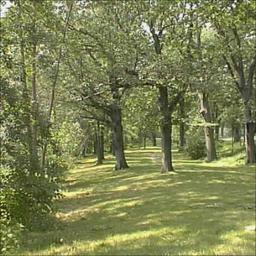
#> input picture 00AllData/Data Image/forest/forest_bost102.jpg, 256 x 256 px; its folder holds only this picture in this run
$ python '#01_ML_FILE.py'
#> lines starting #> are read from the running program, lines starting #| are printed output that depends on the picture; long printed decimals are rounded
#> further down, load_data is the input picture: shape (256, 256, 3); mean B, G, R 82.2, 128.7, 123.5
import numpy as np
import cv2, glob

def split_image(img):
    (r, g, b) = cv2.split(img)
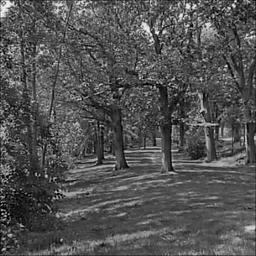
#> r: shape (256, 256); min 0, max 255, mean 82.2
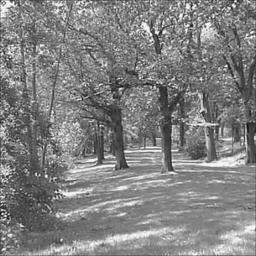
#> g: shape (256, 256); min 12, max 255, mean 128.7
    img_split = [np.mean(r), np.mean(g), np.mean(b),
                np.std(r), np.std(g), np.std(b)]
#> img_split = [82.17, 128.7, 123.5, 33.98, 38.8, 39.32]
    return img_split

path = 'D:/00PyCode/00AllData/Data Image/forest/*.jpg'
for data in glob.glob(path):
    load_data = cv2.imread(data)
    proses = split_image(load_data)
#> proses = [82.17, 128.7, 123.5, 33.98, 38.8, 39.32]
    print(proses)
#| [82.171, 128.703, 123.523, 33.975, 38.800, 39.321]

$ run again, on 00AllData/Data Image/forest/forest_cdmc277.jpg
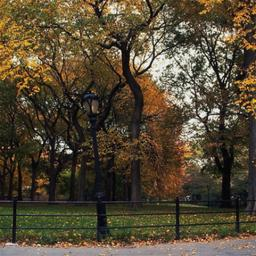
#> input picture 00AllData/Data Image/forest/forest_cdmc277.jpg, 256 x 256 px
#> load_data is the input picture: shape (256, 256, 3); mean B, G, R 52.8, 72.7, 84
#> in split_image, `(r, g, b) = cv2.split(img)`:
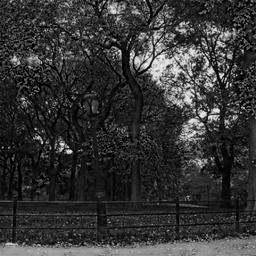
#> r: shape (256, 256); min 0, max 252, mean 52.8
#> in split_image, `(r, g, b) = cv2.split(img)`:
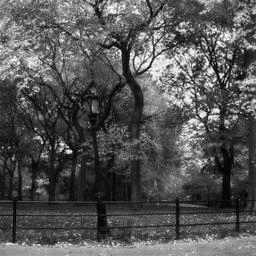
#> b: shape (256, 256); min 0, max 255, mean 84
#> img_split = [52.79, 72.68, 83.96, 45.14, 47.86, 52.18]
#| [52.787, 72.675, 83.956, 45.136, 47.859, 52.185]

$ run again, on 00AllData/Data Image/forest/forest_cdmc282.jpg
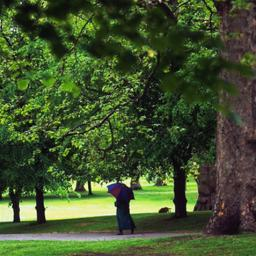
#> input picture 00AllData/Data Image/forest/forest_cdmc282.jpg, 256 x 256 px
#> load_data is the input picture: shape (256, 256, 3); mean B, G, R 45.8, 81.8, 65.6
#> in split_image, `(r, g, b) = cv2.split(img)`:
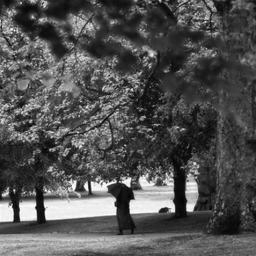
#> g: shape (256, 256); min 0, max 255, mean 81.8
#> in split_image, `(r, g, b) = cv2.split(img)`:
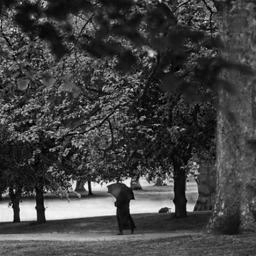
#> b: shape (256, 256); min 0, max 254, mean 65.6
#> img_split = [45.75, 81.78, 65.62, 36.25, 54.05, 47.02]
#| [45.754, 81.781, 65.618, 36.254, 54.053, 47.022]

$ run again, on 00AllData/Data Image/forest/forest_bost190.jpg
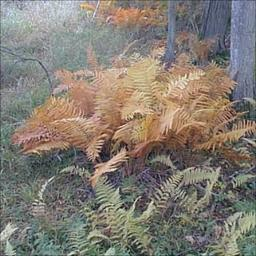
#> input picture 00AllData/Data Image/forest/forest_bost190.jpg, 256 x 256 px
#> load_data is the input picture: shape (256, 256, 3); mean B, G, R 115.5, 124.3, 131.2
#> in split_image, `(r, g, b) = cv2.split(img)`:
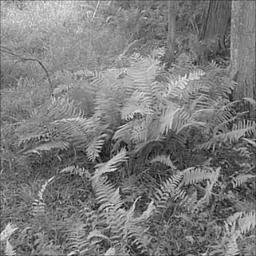
#> g: shape (256, 256); min 6, max 246, mean 124.3
#> in split_image, `(r, g, b) = cv2.split(img)`:
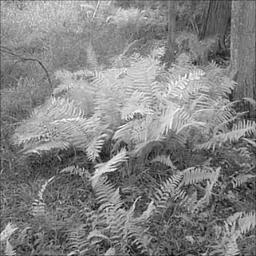
#> b: shape (256, 256); min 3, max 255, mean 131.2
#> img_split = [115.5, 124.3, 131.2, 35.36, 36.37, 42.23]
#| [115.500, 124.340, 131.212, 35.357, 36.371, 42.233]
